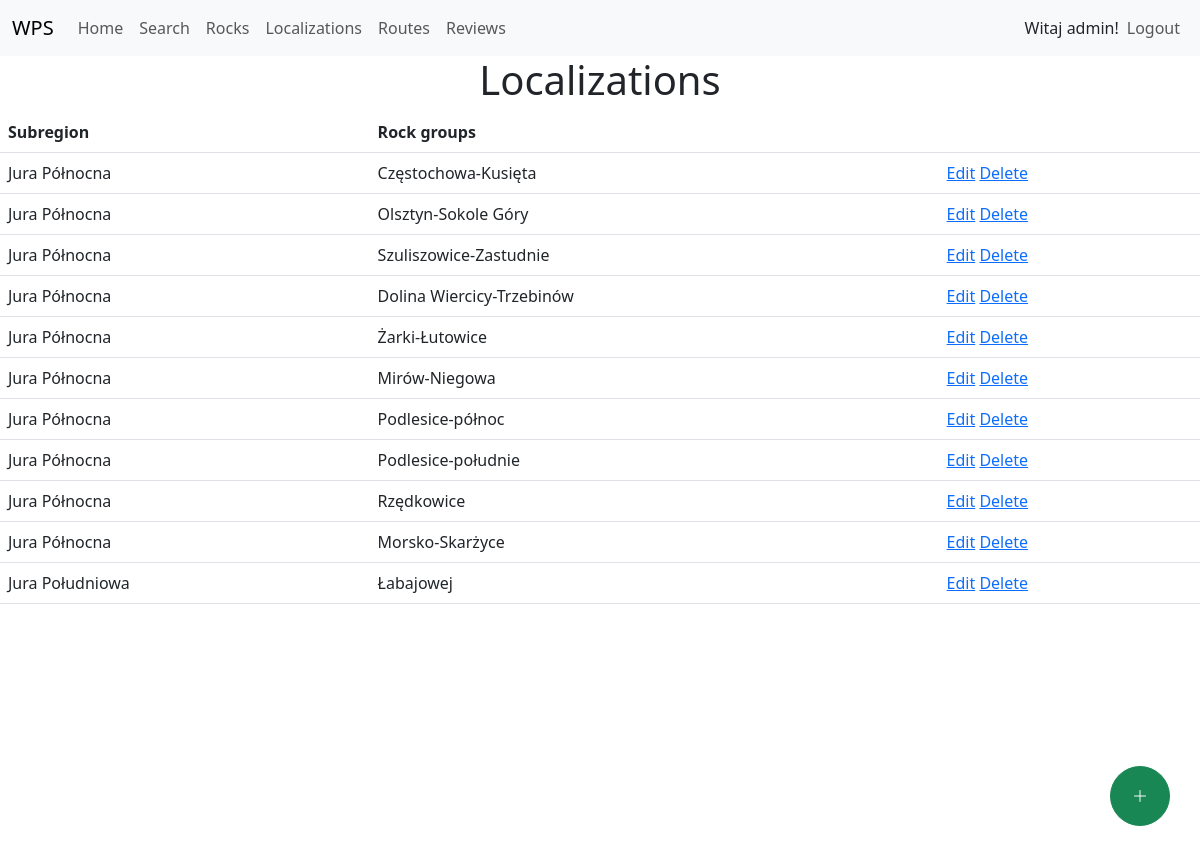
Before: /localizations (signed in) with the older database file.
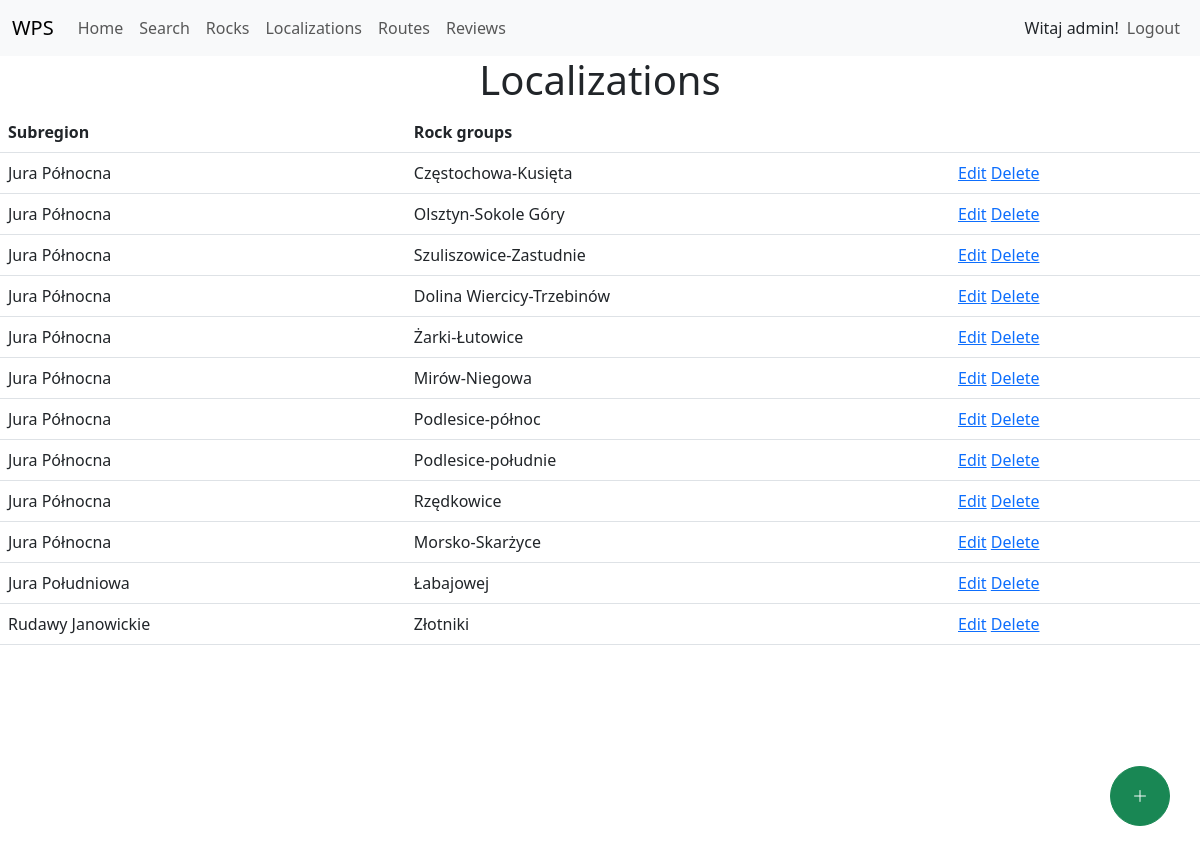
After: the same page with the newer database file.
### climbing_website/models.py (models this page shows, shortened)
class Localization(models.Model):
    district = models.CharField(max_length=100)
    region = models.CharField(max_length=100)
    subregion = models.CharField(max_length=100)
    rock_groups = models.CharField(max_length=100)
    country = models.ForeignKey(Country, on_delete=CASCADE, related_name="localizations")

### climbing_website/views_admin.py (the view)
# urls.py: path("localizations", views_admin.LocalizationListView.as_view(), name="localizations"),
@admin_required
class LocalizationListView(LoginRequiredMixin, ListView):
    model = Localization
    context_object_name = "localizations"
    template_name = "climbing_website/localizations.html"

### climbing_website/templates/climbing_website/localizations.html (shortened to what this page needs)
{% extends "climbing_website/base.html" %}
{% block content %}
<h1 class="text-center">Localizations</h1>
{% if user.is_superuser %}
<a href="{% url 'create_localization' %}" class="floating-button"><button class="btn btn-success"><i class="bi bi-plus-lg"></i></button></a>
{% endif %}
<table class="table">
    <thead>
        <tr>
            <th>Subregion</th>
            <th>Rock groups</th>
            <th></th>
        </tr>
    </thead>
    <tbody>
     {% for loc in localizations %}
        <tr>
            <td>{{ loc.subregion }}</td>
            <td>{{ loc.rock_groups }}</td>
            <td>
                      <a href="{% url 'update_localization' pk=loc.id %}">Edit</a>
        <a href="{% url 'delete_localization' pk=loc.id %}">Delete</a>
            </td>
        </tr>
     {% endfor %}
    </tbody>
</table>
{% endblock %}

### climbing_website/templates/climbing_website/base.html (shortened to what this page needs)
<!DOCTYPE html>
<html lang="en">
<head>
    <link href="https://cdn.jsdelivr.net/npm/bootstrap@5.3.0-alpha1/dist/css/bootstrap.min.css" rel="stylesheet"
>
    {% load static %}
    <link rel="stylesheet" href="{% static 'climbing_website/style.css' %}">
    <link rel="stylesheet" href="{% static 'climbing_website/comment.css' %}">
    <link href="https://maxcdn.bootstrapcdn.com/font-awesome/4.3.0/css/font-awesome.min.css" rel="stylesheet">
    <link rel="stylesheet" href="https://cdn.jsdelivr.net/npm/bootstrap-icons@1.10.3/font/bootstrap-icons.css">
    <link href="{% static 'climbing_website/bootstrap-toggle.min.css.css' %}" rel="stylesheet">
</head>
<body>
<nav class="navbar navbar-expand-lg bg-body-tertiary">
    <div class="container-fluid">
        <a class="navbar-brand" href="/">WPS</a>
        <div class="collapse navbar-collapse" id="navbarSupportedContent">
            <ul class="navbar-nav me-auto mb-2 mb-lg-0">
                {% if user.is_authenticated %}
                <li class="nav-item">
                    <a class="nav-link" aria-current="page" href="{% url 'home' %}">Home</a>
                </li>
                <li class="nav-item">
                    <a class="nav-link" aria-current="page" href="{% url 'search' %}">Search</a>
                </li>
                <li class="nav-item">
                    <a class="nav-link" aria-current="page" href="{% url 'rocks' %}">Rocks</a>
                </li>
                {% if user.is_superuser %}
                <li class="nav-item">
                    <a class="nav-link" aria-current="page" href="{% url 'localizations' %}">Localizations</a>
                </li>
                <li class="nav-item">
                    <a class="nav-link" aria-current="page" href="{% url 'routes' %}">Routes</a>
                </li>
                <li class="nav-item">
                    <a class="nav-link" aria-current="page" href="{% url 'reviews' %}">Reviews</a>
                </li>
                {% endif %}
                {% endif %}
            </ul>
            <div class="d-flex">
                <ul class="navbar-nav me-auto mb-2 mb-lg-0">
                    {% if user.is_authenticated %}
                    <li class="nav-item d-flex align-items-sm-center">
                        <span>Witaj {{user.username}}!</span>
                    </li>
                    <li class="nav-item">
                        <a class="nav-link" aria-current="page" href="{% url 'logout' %}">Logout</a>
                    </li>
                    {% endif %}
                </ul>
            </div>
        </div>
    </div>
</nav>
<div style="height: 100%;max-height: 100vh;">
    {% block content %}{% endblock %}
</div>
</body>
</html>

### climbing_website/static/climbing_website/style.css (style rules this page uses)
.floating-button { position:fixed; right:0; bottom:0; z-index: 9999; margin:30px; }
.floating-button button { width: 60px; height:60px; border-radius:50%; }
body { max-height: 100vh; height: 100vh; }
html { max-height: 100vh; }

Changed rows visible on the page:
added Localization: subregion "Rudawy Janowickie", rock_groups "Złotniki"
